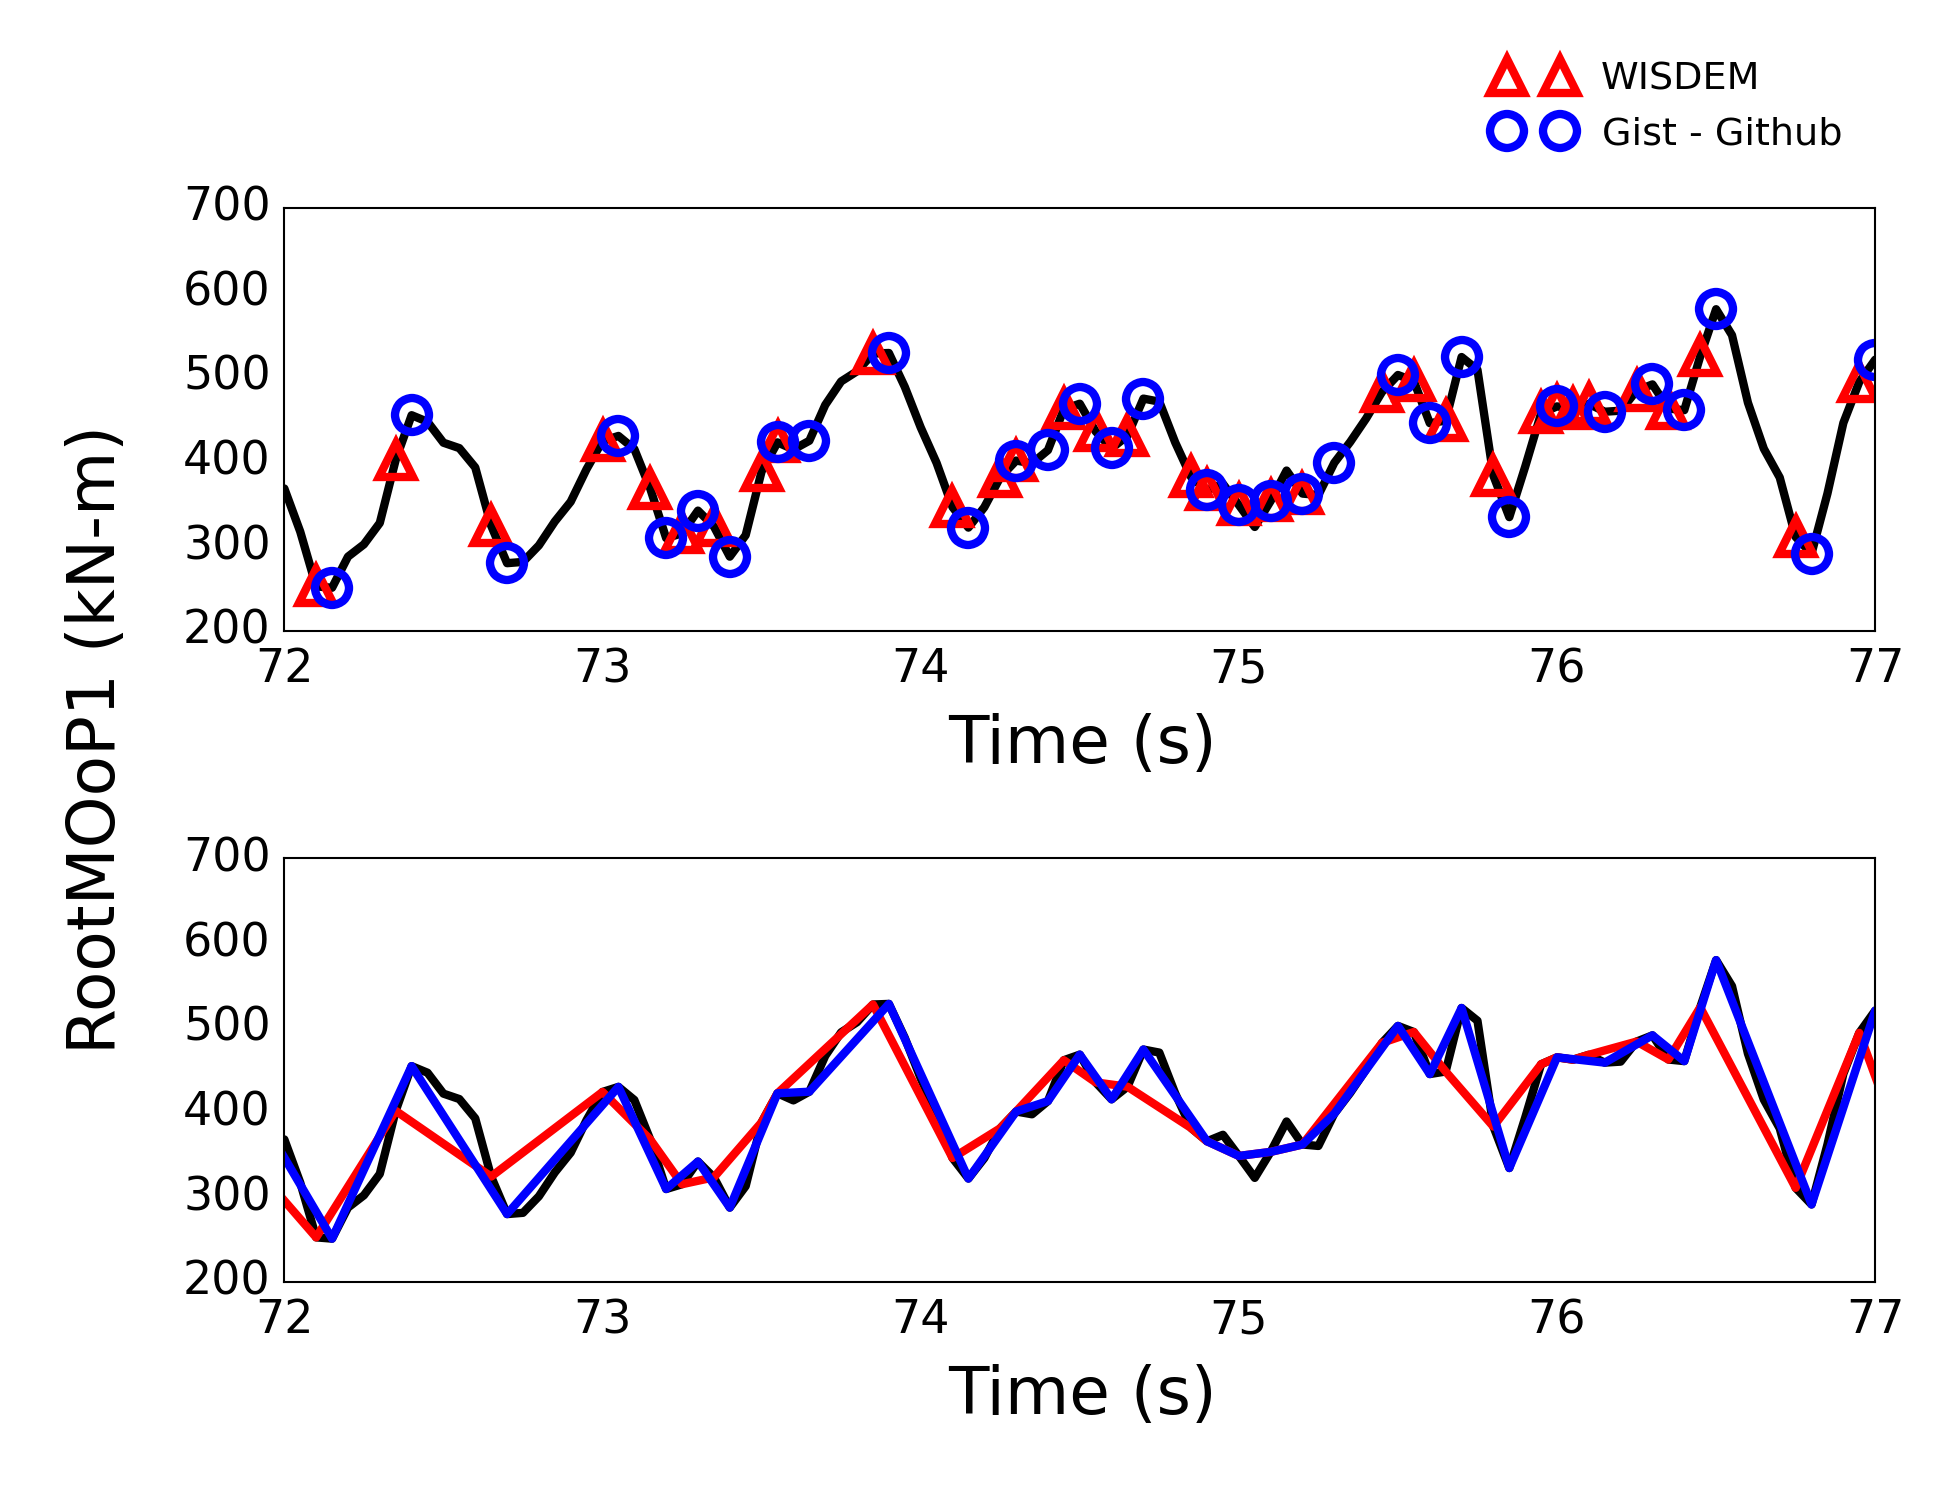

Write Python code to recreate this figure.
"""
Comparison of peak detection algorithms for WISDEM algorithm versus algorithm
found online at gist github
"""
import sys
libpath = 'C:\\Users\\jrinker\\Documents\\GitHub\\dissertation'
if (libpath not in sys.path): sys.path.append(libpath)
    
import JR_Library.main as jr
import matplotlib.pyplot as plt
import numpy as np
from JR_Library.rainflow.rainflow import determine_peaks
from JR_Library.peakdetect import peakdetect

# make plots pretty
plt.style.use('C:\\Users\\jrinker\\Dropbox\\my_publications\\' + \
                '2016-02-15_dissertation\\figure_code\\' + \
                'duke_presentation.mplstyle')

# choose whether to reload FAST dictionary
reload = 1

# time to look ahead for gist algorithm
t_lookahead = 0.5

# what value to analyze
key = 'RootMOoP1'

# path to FAST file
fpath_fast = 'C:\\Users\\jrinker\\Documents\\GitHub\\dissertation\\' + \
                'FAST_models\\FAST7\\WP0.75A08V00_equil\\WP0.75A08V00_24134.out'

# reload dictionary if requested
if reload:
    fast_dict = jr.ReadFASTFile(fpath_fast)
    
# get time series from dictionary
data = fast_dict['Data']
fields = fast_dict['Fields']
units = fast_dict['Units']
t = data[:,fields.index('Time')]
y = data[:,fields.index(key)]

# number of steps to look ahead for Gist algorithm
lookahead = int(t_lookahead / t[1])

# get peak values and indices using WISDEM algorithm
peaks, ipeaks = determine_peaks(y)
xpeaks_W = t[ipeaks]
ypeaks_W = y[ipeaks]

# get peak values and indices using gist algorithm
maxinfo, mininfo = peakdetect(y, t, 
                              lookahead=1)
xpeaks_g = np.array([tup[0] for tup in maxinfo] + [tup[0] for tup in mininfo])
ypeaks_g = np.array([tup[1] for tup in maxinfo] + [tup[1] for tup in mininfo])

# resort gist algorithm into increasing x value
isort    = xpeaks_g.argsort()
xpeaks_g = xpeaks_g[isort]
ypeaks_g = ypeaks_g[isort]

# -------------------------- plot results -------------------------------------
plt.figure(1,figsize=(6.5,5.))
plt.clf()

ms = 8
ax = plt.subplot(211)
plt.plot(t,y,'k',
         lw=2)
plt.plot(xpeaks_W, ypeaks_W, '^',
         ms=ms,mfc='none',mec='r',mew=2,label='WISDEM')
plt.plot(xpeaks_g, ypeaks_g, 'o',
         ms=ms,mfc='none',mec='b',mew=2,label='Gist - Github')

plt.xlim([72,77])
plt.ylim([200,700])
plt.xlabel('Time (s)')

ax.legend(loc='lower right', bbox_to_anchor=(1.0, 1.05))        
         
plt.subplot(212)
plt.plot(t,y,'k',
         lw=2)
plt.plot(xpeaks_W, ypeaks_W,'r',
         lw=2)
plt.plot(xpeaks_g, ypeaks_g,'b',
         lw=2)

plt.xlim([72,77])
plt.ylim([200,700])
plt.xlabel('Time (s)')

plt.figtext(0.05,0.5,key + ' ' + units[fields.index(key)],
            ha='center',va='center',rotation='vertical',
            fontsize='x-large')

plt.tight_layout(rect=[0.07,0,1.,0.91])
